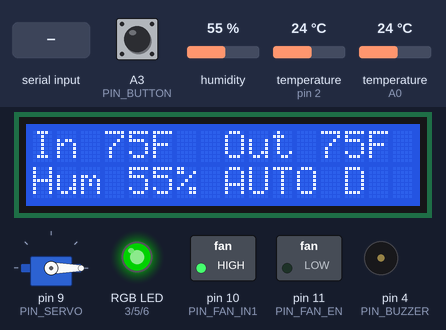
Recording of a sketch running on a simulated Arduino Uno, built with avr-gcc and run on an emulated ATmega328P. Parts: 16×2 character LCD, servo, switched loads named in the sketch (green lamp = pin HIGH), an RGB LED mixed from three pins (HIGH = lit), buzzer (waves = sounding, pin HIGH). Dashed ring = blinking. The inputs (shaded band) are chosen by the test bench; at power-on: temperature (sensors on pin 2, A0) 24 °C, humidity 55 %, A3 (PIN_BUTTON) HIGH. Dim RGB values are drawn brighter than linear; what the sketch prints to the serial monitor is not drawn.

Above: at 3.6 s.
3.7 s: temperature (sensor on pin 2) set to 27 °C
At 7.2 s:
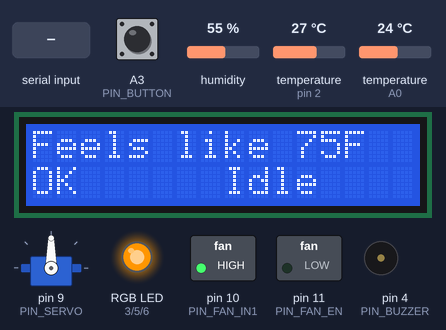
12.7 s: "f" received over Serial
At 14.0 s:
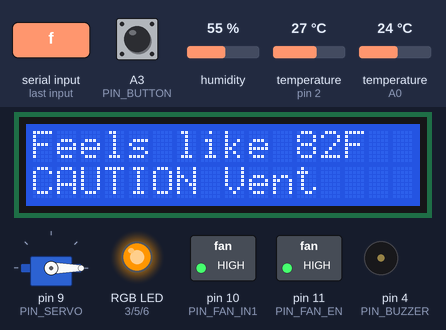
21.7 s: humidity set to 69 %
At 25.2 s:
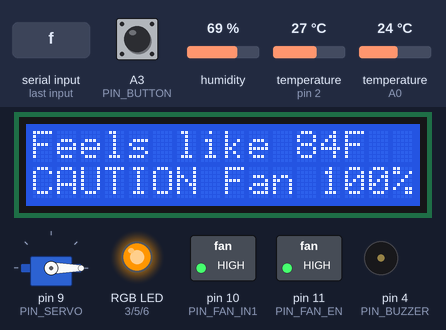
28.5 s: humidity set to 72 %
At 33.3 s:
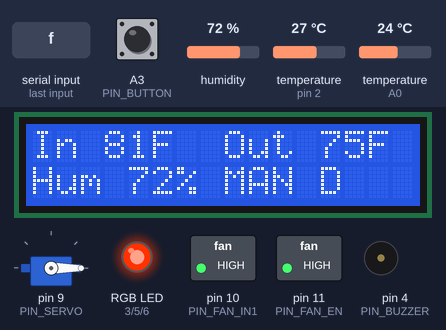
37.5 s: temperature (sensor on pin 2) set to 30 °C
At 38.45 s:
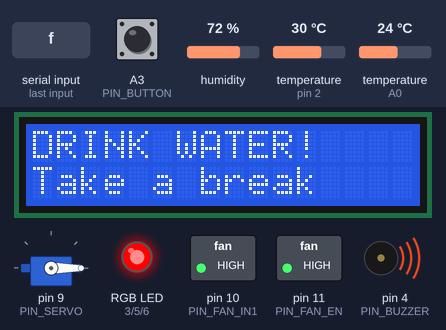
40.0 s: "a" received over Serial
At 40.87 s:
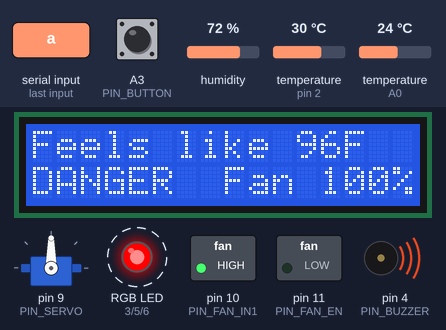
Timing chart, 0 to 46.7 s (numbered marks = the images above; inputs shaded):
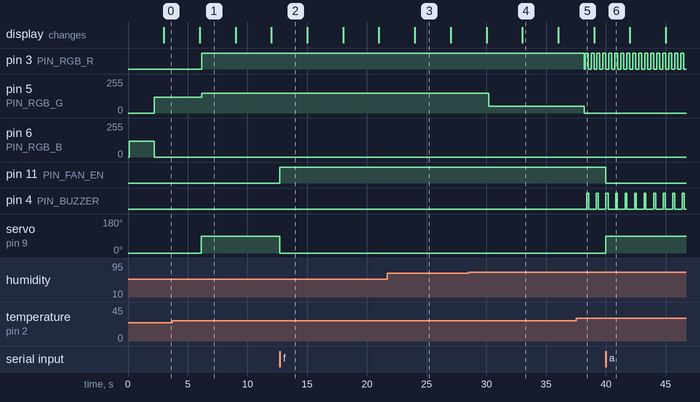

Measured:
- the behaviour switches between 25 and 26 °C on temperature (sensor on pin 2) (found by bisection; images 0 and 1)
- the behaviour switches between 70 and 71 % on humidity (found by bisection; images 3 and 4)
- the behaviour switches between 28 and 29 °C on temperature (sensor on pin 2) (found by bisection; images 4 and 5)
- after the input at 3.7 s, pin 3 (PIN_RGB_R): LOW → HIGH after 2.5 s; pin 5 (PIN_RGB_G): 120/255 → 150/255 after 2.5 s; servo on pin 9 (PIN_SERVO): 0° → 90° after 2.4 s
- after the input at 12.7 s, pin 11 (PIN_FAN_EN): LOW → HIGH at once; servo on pin 9 (PIN_SERVO): 90° → 0° at once
- after the input at 21.7 s, the display: changes after 2.3 s (image 3)
- after the input at 28.5 s, pin 5 (PIN_RGB_G): 150/255 → 50/255 after 1.7 s; the display: first differs from a run without the input after 4.5 s (image 4)
- after the input at 37.5 s, pin 3 (PIN_RGB_R): HIGH → LOW after 0.69 s, then repeats every 0.50 s: HIGH 0.25 s, LOW 0.25 s; pin 5 (PIN_RGB_G): 50/255 → 0/255 after 0.69 s; pin 4 (PIN_BUZZER): alternates HIGH for 0.15 s and LOW for 0.65 s, starting after 0.90 s
- after the input at 40.0 s, pin 11 (PIN_FAN_EN): HIGH → LOW at once; servo on pin 9 (PIN_SERVO): 0° → 90° at once

The sketch:

heat_station.ino
```cpp
/*
  Heat Station
  Built at IEEE HackIoT 2026 (USC) on an Elegoo UNO R3

  The idea: a room that knows how hot it actually feels, and cools itself
  the greenest way it can!

  Here's what it does:
  - The DHT11 reads indoor temperature and humidity, then we work out the
    heat index (the "feels like" temperature the National Weather Service uses)
  - The DS18B20 sits outside and tells us if it's cooler out there
  - An optional PIR motion sensor lets the station skip cooling empty rooms
  - The RGB LED and LCD show the risk level, and the buzzer speaks up when it
    gets dangerous
  - Need cooling and it's cooler outside? The servo opens the vent. Free cooling!
    Otherwise the fan kicks in through the L293D, faster as it gets hotter
  - Every 2 seconds it sends a JSON line over USB so the laptop dashboard can
    plot everything live
  - It also listens for one-letter commands from the dashboard (see handleCommand)

  Libraries you'll need (Arduino IDE, Tools, Manage Libraries):
  - "DHT sensor library" by Adafruit, plus "Adafruit Unified Sensor"
  - "DallasTemperature" by Miles Burton, plus "OneWire"
  - LiquidCrystal and Servo already come with the IDE
*/

#include <DHT.h>
#include <LiquidCrystal.h>
#include <Servo.h>
#include <OneWire.h>
#include <DallasTemperature.h>
#include <math.h>

// Pins: where everything plugs into the Arduino
const uint8_t PIN_DHT     = 2;
const uint8_t PIN_RGB_R   = 3;   // needs a PWM pin so we can mix colors
const uint8_t PIN_BUZZER  = 4;   // the ACTIVE buzzer, the one with the sealed bottom
const uint8_t PIN_RGB_G   = 5;   // PWM too
const uint8_t PIN_RGB_B   = 6;   // and PWM again
const uint8_t PIN_LCD_RS  = 7;
const uint8_t PIN_LCD_E   = 8;
const uint8_t PIN_SERVO   = 9;
const uint8_t PIN_FAN_IN1 = 10;  // L293D pin 2 (pin 7 on the chip just goes to ground)
const uint8_t PIN_FAN_EN  = 11;  // L293D pin 1, this one controls fan speed
const uint8_t PIN_LCD_D4  = 12;
const uint8_t PIN_LCD_D5  = 13;
const uint8_t PIN_OUTDOOR = A0;  // DS18B20 signal (or the thermistor, if we fall back to it)
const uint8_t PIN_LCD_D6  = A1;
const uint8_t PIN_LCD_D7  = A2;
const uint8_t PIN_BUTTON  = A3;  // other leg goes to ground, the built-in pull-up does the rest
const uint8_t PIN_PIR     = A4;  // HC-SR501 output, for when we add motion sensing

// Settings: tweak these to match your build
const bool USE_DS18B20 = true;    // switch to false to use the kit thermistor instead
const bool USE_PIR     = false;   // flip to true once a PIR is wired to A4

// How long without motion before we call the room empty
const unsigned long EMPTY_AFTER_DEMO_MS = 30000;    // 30 seconds, so judges don't have to wait
const unsigned long EMPTY_AFTER_REAL_MS = 600000;   // 10 minutes for real life

// Heat index thresholds in Fahrenheit for Caution, Warning and Danger.
// The real ones come straight from the National Weather Service heat chart.
// The demo ones are lower so a warm hand or a breath can trigger them at the table!
const float REAL_LEVELS[3] = {80.0, 90.0, 103.0};
const float DEMO_LEVELS[3] = {78.0, 84.0, 90.0};
bool demoMode = true;             // hold the button (or send 'd') to switch between them

const float LEVEL_HYST     = 1.0; // a little buffer so the level doesn't flicker at a threshold
const float OUTDOOR_MARGIN = 3.0; // outside has to be at least this much cooler to open the vent

const int VENT_CLOSED_DEG = 0;
const int VENT_OPEN_DEG   = 90;
const int FAN_MIN_PWM     = 150;  // any lower and our little motor tends to stall
const int FAN_MAX_PWM     = 255;

const unsigned long READ_INTERVAL_MS = 2000;   // the DHT11 can't read faster than about once a second
const unsigned long SCREEN_MS        = 3000;   // how long each LCD page stays up
const unsigned long MUTE_MS          = 300000; // a button press mutes the alarm for 5 minutes
const unsigned long LONG_PRESS_MS    = 1500;

// Only used if we go back to the kit thermistor: a 10k NTC in a voltage divider
// (5V, then a 10k resistor, then A0, then the thermistor, then ground)
const float SERIES_R  = 10000.0;
const float NOMINAL_R = 10000.0;
const float NOMINAL_C = 25.0;
const float BETA      = 3950.0;

// The hardware objects
DHT dht(PIN_DHT, DHT11);
LiquidCrystal lcd(PIN_LCD_RS, PIN_LCD_E, PIN_LCD_D4, PIN_LCD_D5, PIN_LCD_D6, PIN_LCD_D7);
Servo vent;
OneWire oneWire(PIN_OUTDOOR);
DallasTemperature ds18b20(&oneWire);

// Everything the station remembers between loops
enum Mode { MODE_AUTO, MODE_MANUAL };
Mode mode = MODE_AUTO;

float inF = NAN, humidity = NAN, heatIndexF = NAN, outF = NAN;
bool dhtOk = false, outOk = false;
bool occupied = true;
unsigned long lastMotion = 0;
uint8_t level = 0;               // 0 is OK, 1 Caution, 2 Warning, 3 Danger
bool ventOpen = false;
int fanPwm = 0;
unsigned long muteUntil = 0;
bool servoAttached = false;
unsigned long servoMovedAt = 0;

unsigned long lastRead = 0, lastScreen = 0;
uint8_t screen = 0;

// For reading the button cleanly (buttons bounce a lot!)
bool btnStable = HIGH, btnLastRaw = HIGH;
unsigned long btnChangedAt = 0, btnPressedAt = 0;
bool longPressFired = false;

const char* LEVEL_NAMES[4] = {"OK", "CAUTION", "WARNING", "DANGER"};

// Little helpers

bool isMuted() {
  return (long)(muteUntil - millis()) > 0;
}

float readThermistorF(bool &ok) {
  long sum = 0;
  for (uint8_t i = 0; i < 8; i++) sum += analogRead(PIN_OUTDOOR);
  float adc = sum / 8.0;
  ok = (adc > 10 && adc < 1013);          // readings stuck at the edges mean it's unplugged or shorted
  if (!ok) return NAN;
  float r = SERIES_R * adc / (1023.0 - adc);
  float kelvin = 1.0 / (1.0 / (NOMINAL_C + 273.15) + log(r / NOMINAL_R) / BETA);
  return (kelvin - 273.15) * 9.0 / 5.0 + 32.0;
}

float readDs18b20F(bool &ok) {
  float c = ds18b20.getTempCByIndex(0);   // grab the reading we asked for last time
  ds18b20.requestTemperatures();           // and ask for the next one (takes about 750 ms)
  ok = (c != DEVICE_DISCONNECTED_C && c > -50.0 && c < 85.0);
  return ok ? c * 9.0 / 5.0 + 32.0 : NAN;
}

float readOutdoorF(bool &ok) {
  return USE_DS18B20 ? readDs18b20F(ok) : readThermistorF(ok);
}

void updateOccupancy() {
  if (!USE_PIR) { occupied = true; return; }   // no PIR? assume someone's always home
  unsigned long now = millis();
  if (digitalRead(PIN_PIR) == HIGH) lastMotion = now;
  unsigned long limit = demoMode ? EMPTY_AFTER_DEMO_MS : EMPTY_AFTER_REAL_MS;
  occupied = (now - lastMotion) < limit;
}

uint8_t levelFor(float hi, uint8_t current) {
  const float* L = demoMode ? DEMO_LEVELS : REAL_LEVELS;
  uint8_t lvl = 0;
  for (uint8_t i = 0; i < 3; i++) {
    float th = L[i];
    if (i < current) th -= LEVEL_HYST;    // to drop a level, it has to cool a bit past the line
    if (hi >= th) lvl = i + 1;
  }
  return lvl;
}

void setVent(bool open, bool force) {
  if (open == ventOpen && !force) return;
  ventOpen = open;
  if (!servoAttached) { vent.attach(PIN_SERVO); servoAttached = true; }
  vent.write(open ? VENT_OPEN_DEG : VENT_CLOSED_DEG);
  servoMovedAt = millis();
}

void setFan(int pwm) {
  pwm = constrain(pwm, 0, 255);
  if (pwm > 0 && fanPwm == 0) {           // give the motor a quick full-power kick so it starts spinning
    analogWrite(PIN_FAN_EN, 255);
    delay(150);
  }
  fanPwm = pwm;
  analogWrite(PIN_FAN_EN, fanPwm);
}

void setRgb(uint8_t r, uint8_t g, uint8_t b) {   // our RGB LED is common cathode
  analogWrite(PIN_RGB_R, r);
  analogWrite(PIN_RGB_G, g);
  analogWrite(PIN_RGB_B, b);
}

// The brain: decide how to cool the room

void decideCooling() {
  if (mode != MODE_AUTO || !dhtOk) return;

  if (level == 0 || !occupied) {          // room is comfortable, or nobody's there to cool
    if (ventOpen) setVent(false, false);
    if (fanPwm) setFan(0);
    return;
  }

  // Once the vent is open, keep it open a little longer so it doesn't flap back and forth
  float margin = ventOpen ? OUTDOOR_MARGIN - 1.0 : OUTDOOR_MARGIN;
  bool outsideCooler = outOk && (outF < inF - margin);

  if (outsideCooler) {
    // Cooler outside? Open the vent and save the energy!
    if (!ventOpen) setVent(true, false);
    if (fanPwm) setFan(0);
  } else {
    // Not cooler outside, so the fan takes over. Hotter room, faster fan.
    if (ventOpen) setVent(false, false);
    const float* L = demoMode ? DEMO_LEVELS : REAL_LEVELS;
    float t = (heatIndexF - L[0]) / (L[2] - L[0]);
    t = constrain(t, 0.0, 1.0);
    setFan(FAN_MIN_PWM + (int)(t * (FAN_MAX_PWM - FAN_MIN_PWM)));
  }
}

void updateOutputs() {
  unsigned long now = millis();

  // The LED tells you how it feels at a glance
  if (!dhtOk) {
    setRgb((now / 500) % 2 ? 80 : 0, 0, (now / 500) % 2 ? 80 : 0); // blinking purple means the sensor needs help
  } else if (!occupied) {
    setRgb(0, 0, 40);                                            // dim blue means the room is empty
  } else {
    switch (level) {
      case 0: setRgb(0, 120, 0);   break;                        // green, all good
      case 1: setRgb(255, 150, 0); break;                        // yellow, getting warm
      case 2: setRgb(255, 50, 0);  break;                        // orange, drink some water
      case 3: setRgb((now / 250) % 2 ? 255 : 0, 0, 0); break;    // flashing red, get somewhere cool!
    }
  }

  // The buzzer: steady beeping at Danger, a quick chirp every 30 seconds at Warning
  bool buzz = false;
  if (dhtOk && occupied && !isMuted()) {
    if (level == 3) buzz = (now % 800) < 150;
    else if (level == 2) buzz = (now % 30000) < 100;
  }
  digitalWrite(PIN_BUZZER, buzz ? HIGH : LOW);

  // Let the servo relax once it gets there: no jitter, and it saves battery
  if (servoAttached && now - servoMovedAt > 700) {
    vent.detach();
    servoAttached = false;
  }
}

// The LCD screen

void lcdLine(uint8_t row, const char* text) {
  char buf[17];
  snprintf(buf, sizeof(buf), "%-16s", text);   // pad with spaces so old text gets cleared
  lcd.setCursor(0, row);
  lcd.print(buf);
}

void updateLcd() {
  char l1[17], l2[17];

  if (!dhtOk) {
    lcdLine(0, "DHT11 error");
    lcdLine(1, "Check pin D2");
    return;
  }

  // Two pages normally, plus a "drink water" page when it's getting hot
  uint8_t pages = (level >= 2 && occupied) ? 3 : 2;
  screen = screen % pages;

  if (screen == 0) {
    char action[12];
    if (!occupied)       snprintf(action, sizeof(action), "Empty");
    else if (ventOpen)   snprintf(action, sizeof(action), "Vent");
    else if (fanPwm > 0) snprintf(action, sizeof(action), "Fan %d%%", (int)(fanPwm * 100L / 255));
    else                 snprintf(action, sizeof(action), "Idle");
    snprintf(l1, sizeof(l1), "Feels like %dF", (int)round(heatIndexF));
    snprintf(l2, sizeof(l2), "%-8s%s", LEVEL_NAMES[level], action);
  } else if (screen == 1) {
    if (outOk) snprintf(l1, sizeof(l1), "In %dF  Out %dF", (int)round(inF), (int)round(outF));
    else       snprintf(l1, sizeof(l1), "In %dF  Out --", (int)round(inF));
    snprintf(l2, sizeof(l2), "Hum %d%% %s%s", (int)round(humidity),
             mode == MODE_AUTO ? "AUTO" : "MAN",
             isMuted() ? " M" : (demoMode ? " D" : ""));
  } else {
    snprintf(l1, sizeof(l1), "DRINK WATER!");
    snprintf(l2, sizeof(l2), level == 3 ? "Find a cool spot" : "Take a break");
  }
  lcdLine(0, l1);
  lcdLine(1, l2);
}

// Talking to the laptop over USB

void printNum(const char* key, float v, uint8_t digits, bool valid) {
  Serial.print('"'); Serial.print(key); Serial.print("\":");
  if (valid && !isnan(v)) Serial.print(v, digits); else Serial.print("null");
}

void sendStatus() {
  // One line of JSON with everything the dashboard needs
  Serial.print('{');
  printNum("in", inF, 1, dhtOk);        Serial.print(',');
  printNum("hum", humidity, 0, dhtOk);  Serial.print(',');
  printNum("hi", heatIndexF, 1, dhtOk); Serial.print(',');
  printNum("out", outF, 1, outOk);      Serial.print(',');
  Serial.print("\"lvl\":");  Serial.print(level);
  Serial.print(",\"fan\":"); Serial.print((int)(fanPwm * 100L / 255));
  Serial.print(",\"vent\":"); Serial.print(ventOpen ? 1 : 0);
  Serial.print(",\"occ\":"); Serial.print(occupied ? 1 : 0);
  Serial.print(",\"pir\":"); Serial.print(USE_PIR ? 1 : 0);
  Serial.print(",\"mute\":"); Serial.print(isMuted() ? 1 : 0);
  Serial.print(",\"mode\":\""); Serial.print(mode == MODE_AUTO ? "auto" : "manual");
  Serial.print("\",\"demo\":"); Serial.print(demoMode ? 1 : 0);
  Serial.print(",\"err\":"); Serial.print(dhtOk ? 0 : 1);
  Serial.println('}');
}

// Commands from the dashboard (or type them in Serial Monitor yourself!):
// a for automatic, f to run the fan, v to open the vent, x to turn everything off,
// m to mute or unmute, d to switch between demo and real thresholds
void handleCommand(char c) {
  switch (c) {
    case 'a': mode = MODE_AUTO; decideCooling(); break;
    case 'f': mode = MODE_MANUAL; setVent(false, false); setFan(FAN_MAX_PWM); break;
    case 'v': mode = MODE_MANUAL; setFan(0); setVent(true, false); break;
    case 'x': mode = MODE_MANUAL; setFan(0); setVent(false, false); break;
    case 'm': muteUntil = isMuted() ? millis() : millis() + MUTE_MS; break;
    case 'd': demoMode = !demoMode; level = levelFor(heatIndexF, 0); decideCooling(); break;
    default: return;
  }
  sendStatus();   // tell the dashboard right away so it feels snappy
}

// The button: short press mutes, long press switches thresholds

void readButton() {
  bool raw = digitalRead(PIN_BUTTON);
  unsigned long now = millis();
  if (raw != btnLastRaw) { btnChangedAt = now; btnLastRaw = raw; }
  if (now - btnChangedAt < 30) return;              // wait for the bouncing to settle

  if (raw != btnStable) {
    btnStable = raw;
    if (btnStable == LOW) {                         // just got pressed
      btnPressedAt = now;
      longPressFired = false;
    } else if (!longPressFired) {                   // let go after a quick tap
      handleCommand('m');
    }
  }
  if (btnStable == LOW && !longPressFired && now - btnPressedAt > LONG_PRESS_MS) {
    longPressFired = true;
    handleCommand('d');
    lcdLine(0, demoMode ? "Demo thresholds" : "Real thresholds");
    lcdLine(1, demoMode ? "78/84/90F" : "80/90/103F");
    lastScreen = now;                               // leave this message up for a moment
  }
}

// Setup runs once when the board powers on

void setup() {
  Serial.begin(9600);
  pinMode(PIN_BUZZER, OUTPUT);
  pinMode(PIN_FAN_IN1, OUTPUT);
  pinMode(PIN_FAN_EN, OUTPUT);
  pinMode(PIN_RGB_R, OUTPUT);
  pinMode(PIN_RGB_G, OUTPUT);
  pinMode(PIN_RGB_B, OUTPUT);
  pinMode(PIN_BUTTON, INPUT_PULLUP);
  if (USE_PIR) pinMode(PIN_PIR, INPUT);

  digitalWrite(PIN_FAN_IN1, HIGH);   // the fan only spins one way, speed comes from pin 11
  analogWrite(PIN_FAN_EN, 0);

  dht.begin();
  if (USE_DS18B20) {
    ds18b20.begin();
    ds18b20.setWaitForConversion(false);   // don't freeze everything while it measures
    ds18b20.requestTemperatures();
  }
  lcd.begin(16, 2);
  lcdLine(0, "Heat Station");
  lcdLine(1, "Starting up...");

  setVent(false, true);              // make sure the vent starts closed
  setRgb(0, 0, 120);
  delay(2000);                       // give the DHT11 a moment to wake up
  lastMotion = millis();             // start out assuming someone's in the room
}

// The loop runs forever, over and over

void loop() {
  unsigned long now = millis();

  while (Serial.available()) handleCommand((char)Serial.read());
  readButton();
  updateOccupancy();

  // Every 2 seconds: read the sensors, decide what to do, report to the laptop
  if (now - lastRead >= READ_INTERVAL_MS) {
    lastRead = now;

    float t = dht.readTemperature(true);   // true means Fahrenheit
    float h = dht.readHumidity();
    dhtOk = !(isnan(t) || isnan(h));
    if (dhtOk) {
      inF = t;
      humidity = h;
      heatIndexF = dht.computeHeatIndex(inF, humidity, true);
      level = levelFor(heatIndexF, level);
    }
    outF = readOutdoorF(outOk);

    decideCooling();
    sendStatus();
  }

  // Flip to the next LCD page every few seconds
  if (now - lastScreen >= SCREEN_MS) {
    lastScreen = now;
    screen++;
    updateLcd();
  }

  updateOutputs();
}
```
